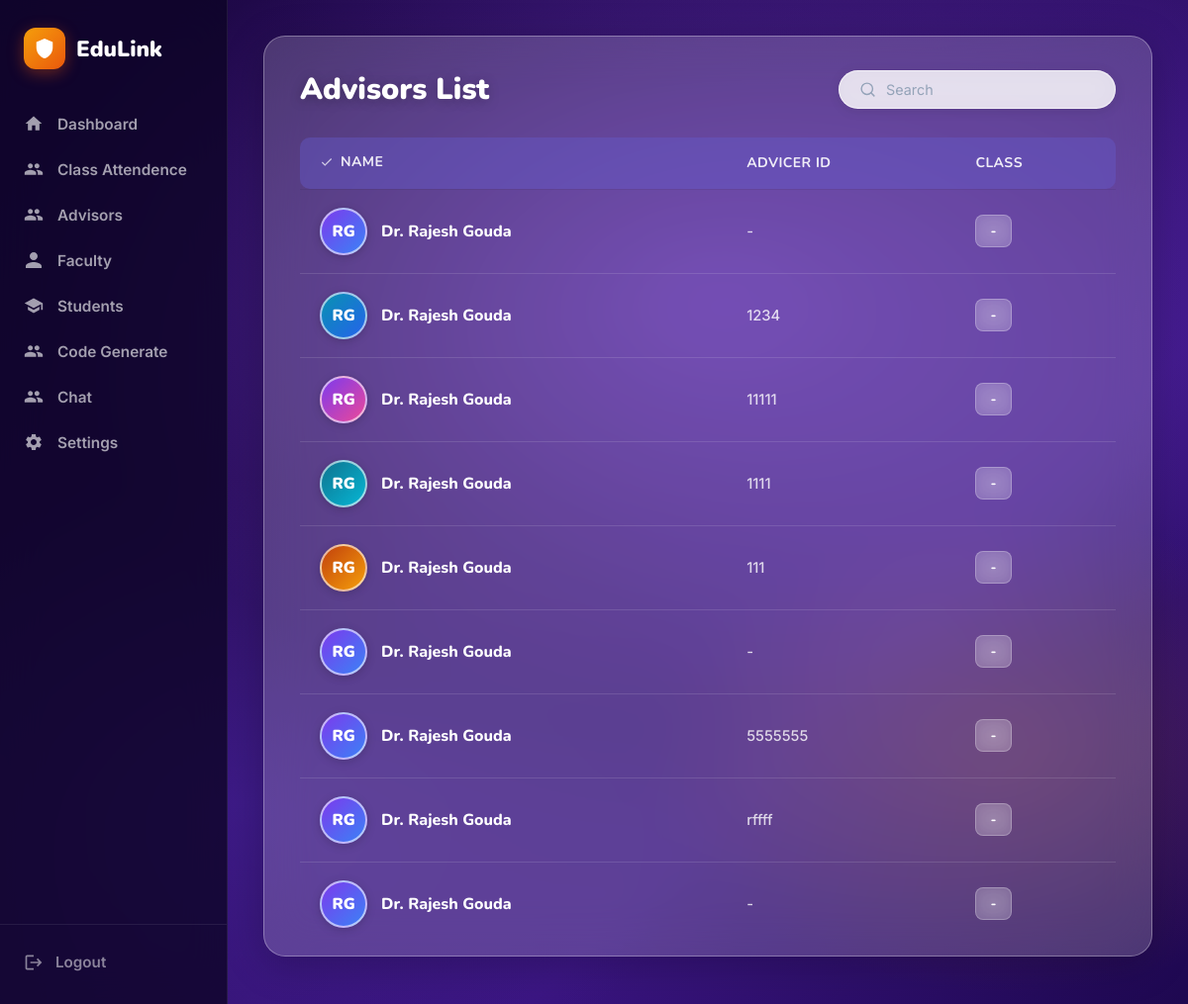
Before: /hod/advicers_list/ with the older database file.
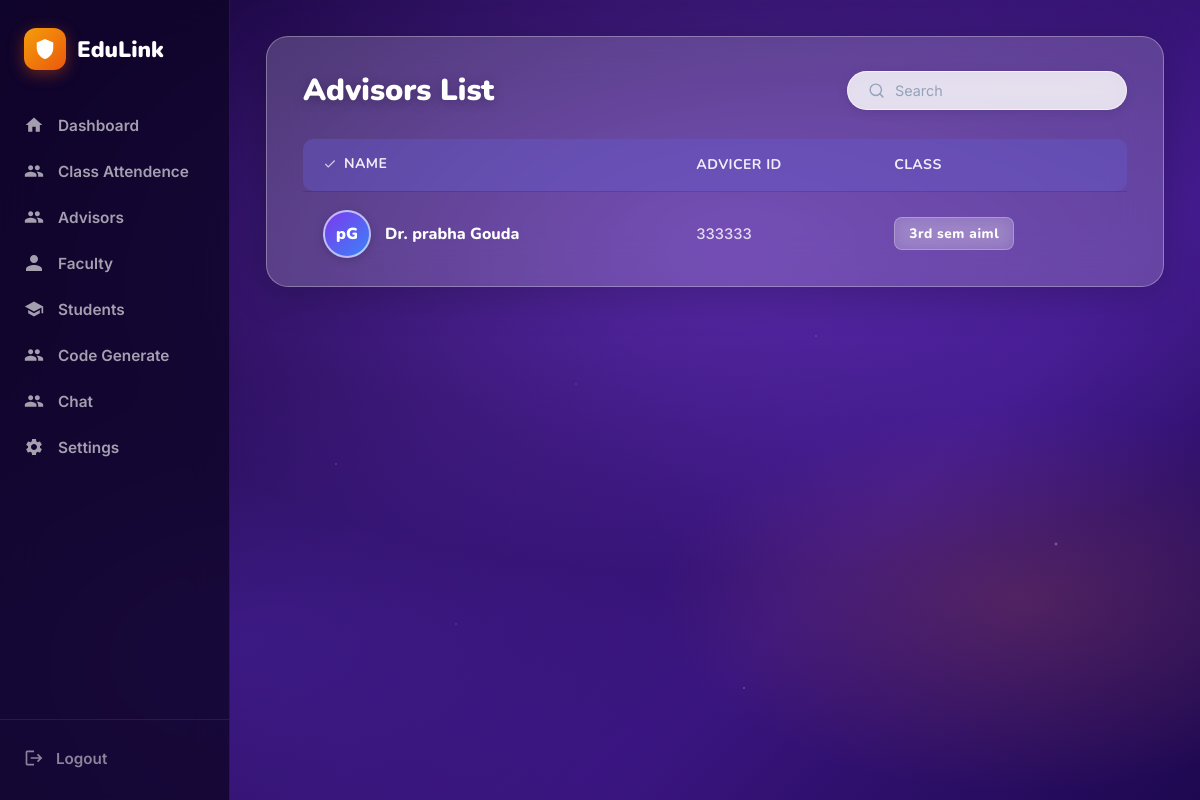
After: the same page with the newer database file.
### User/models.py (models this page shows)
class User(AbstractUser):
    roles = (
        ('hod', 'HOD'),
        ('advisor', 'Advisor'),
        ('faculty', 'Faculty'),
        ('student', 'Student'),
    )
    role = models.CharField(max_length=10, choices=roles)

### Advicer/models.py (models this page shows)
class advicer(models.Model):
  username=models.ForeignKey(User, on_delete=models.CASCADE, null=True, blank=True)
  advicer_id=models.CharField(max_length=50,primary_key=True)
  mobile_num=models.CharField(max_length=10)
  hod_code=models.IntegerField()
  created_at = models.DateTimeField(auto_now_add=True)
  updated_at=models.DateTimeField(auto_now=True)

class Classroom(models.Model):
  username=models.ForeignKey(User, on_delete=models.CASCADE, null=True, blank=True, related_name='created_classrooms')
  class_name=models.CharField(max_length=100)
  advisor = models.ForeignKey(
        User,
        on_delete=models.CASCADE,
        limit_choices_to={'role': 'advisor'},
        related_name='assigned_classrooms'
    )
  class_code = models.CharField(max_length=20, unique=True)
  created_at = models.DateTimeField(auto_now_add=True)
  updated_at=models.DateTimeField(auto_now=True)

### HOD/views.py (the view)
# urls.py: path('advicers_list/',views.advicers_list,name='advicers_list'),
def advicers_list(request):
  advisors= User.objects.filter(role='advisor')
  advisor_rows = []
  for advisor in advisors:
    advicer_info = advicer.objects.filter(username=advisor).first()
    classroom = Classroom.objects.filter(advisor=advisor).first()
    advisor_rows.append({
      'user': advisor,
      'advicer_id': advicer_info.advicer_id if advicer_info else '',
      'class_name': classroom.class_name if classroom else '',
    })
  context={'advisors':advisor_rows}
  return render(request,'advisors_list.html',context)

### HOD/templates/advisors_list.html (shortened to what this page needs)
{% extends "base.html" %}
{% block content %}
<div class="advisors-wrapper">
  <div class="advisors-card">
    <div class="card-header">
      <h2>Advisors List</h2>
      <div class="search-box">
        <svg viewBox="0 0 24 24" fill="none" stroke="currentColor" stroke-width="2" stroke-linecap="round">
          <circle cx="11" cy="11" r="8" />
          <path d="m21 21-4.35-4.35" />
        </svg>
        <input type="text" id="advisorSearch" placeholder="Search" oninput="filterAdvisors(this.value)"
          autocomplete="off" />
      </div>
    </div>
    <table class="adv-table" id="advisorTable">
      <thead>
        <tr>
          <th>
            <span class="th-icon">
              <svg viewBox="0 0 24 24" fill="none" stroke="currentColor" stroke-width="2">
                <polyline points="20 6 9 17 4 12" />
              </svg>
              Name
            </span>
          </th>
          <th>Advicer ID</th>
          <th>Class</th>
        </tr>
      </thead>
      <tbody id="advisorBody">
        {% for advisor in advisors %}
        <tr>
          <td>
            <div class="name-cell">
              <div class="advisor-avatar v{{ forloop.counter }}">
                {{ advisor.user.first_name|first }}{{ advisor.user.last_name|first }}
              </div>
              <span class="advisor-name">Dr. {{ advisor.user.first_name }} {{ advisor.user.last_name }}</span>
            </div>
          </td>
          <td><span class="dept-text">{{ advisor.advicer_id|default:"-" }}</span></td>
          <td><span class="class-badge">{{ advisor.class_name|default:"-" }}</span></td>
        </tr>
        {% endfor %}
      </tbody>
    </table>
  </div>
</div>
{% endblock %}

Changed rows visible on the page:
removed User: user.first_name|first "R", user.last_name|first "G", user.first_name "Rajesh", user.last_name "Gouda", advicer_id "-", class_name "-"
removed User: user.first_name|first "R", user.last_name|first "G", user.first_name "Rajesh", user.last_name "Gouda", advicer_id "1234", class_name "-"
removed User: user.first_name|first "R", user.last_name|first "G", user.first_name "Rajesh", user.last_name "Gouda", advicer_id "11111", class_name "-"
removed User: user.first_name|first "R", user.last_name|first "G", user.first_name "Rajesh", user.last_name "Gouda", advicer_id "1111", class_name "-"
removed User: user.first_name|first "R", user.last_name|first "G", user.first_name "Rajesh", user.last_name "Gouda", advicer_id "111", class_name "-"
removed User: user.first_name|first "R", user.last_name|first "G", user.first_name "Rajesh", user.last_name "Gouda", advicer_id "-", class_name "-"
removed User: user.first_name|first "R", user.last_name|first "G", user.first_name "Rajesh", user.last_name "Gouda", advicer_id "5555555", class_name "-"
removed User: user.first_name|first "R", user.last_name|first "G", user.first_name "Rajesh", user.last_name "Gouda", advicer_id "rffff", class_name "-"
removed User: user.first_name|first "R", user.last_name|first "G", user.first_name "Rajesh", user.last_name "Gouda", advicer_id "-", class_name "-"
added User: user.first_name|first "p", user.last_name|first "G", user.first_name "prabha", user.last_name "Gouda", advicer_id "333333", class_name "3rd sem aiml"
